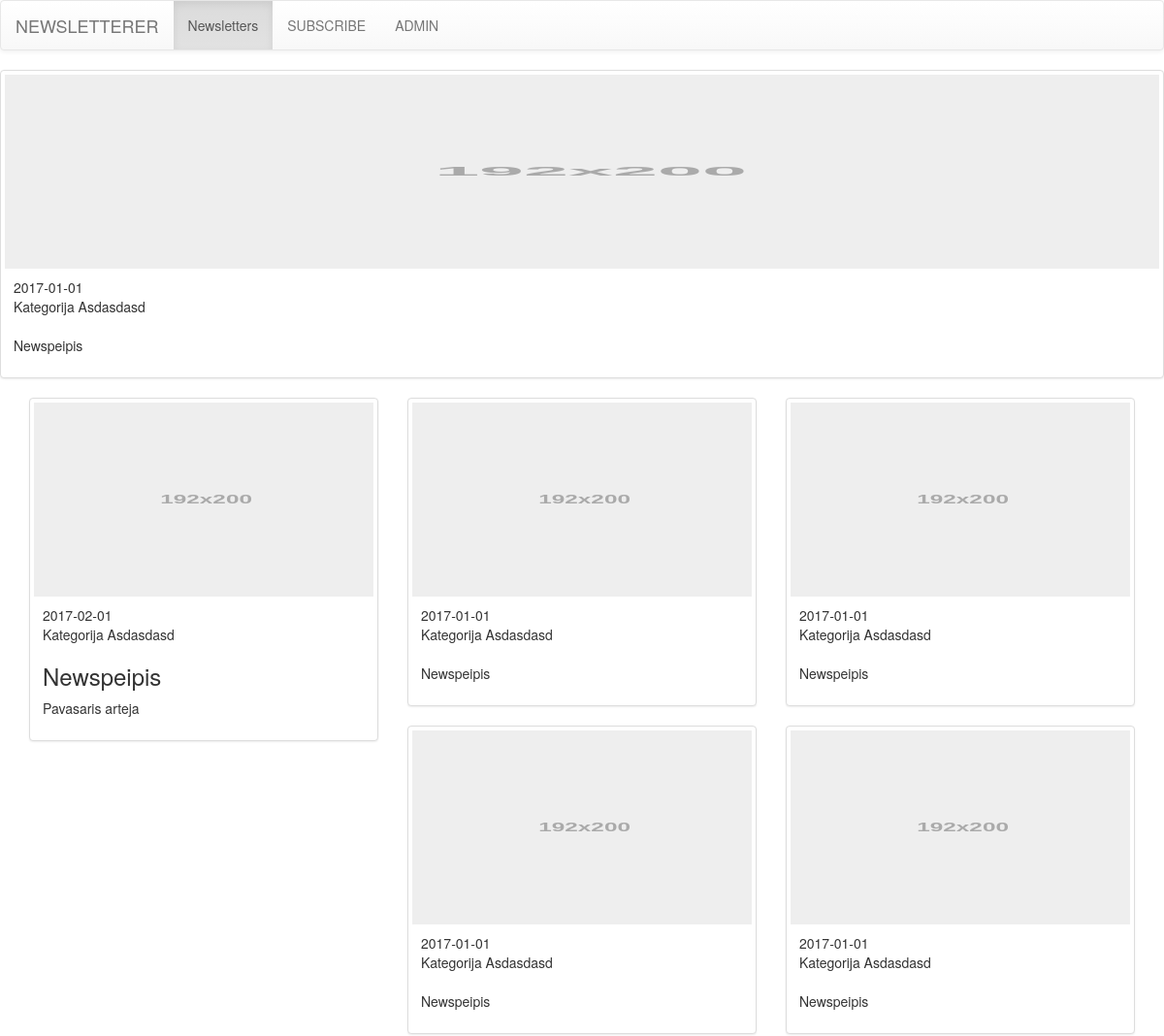
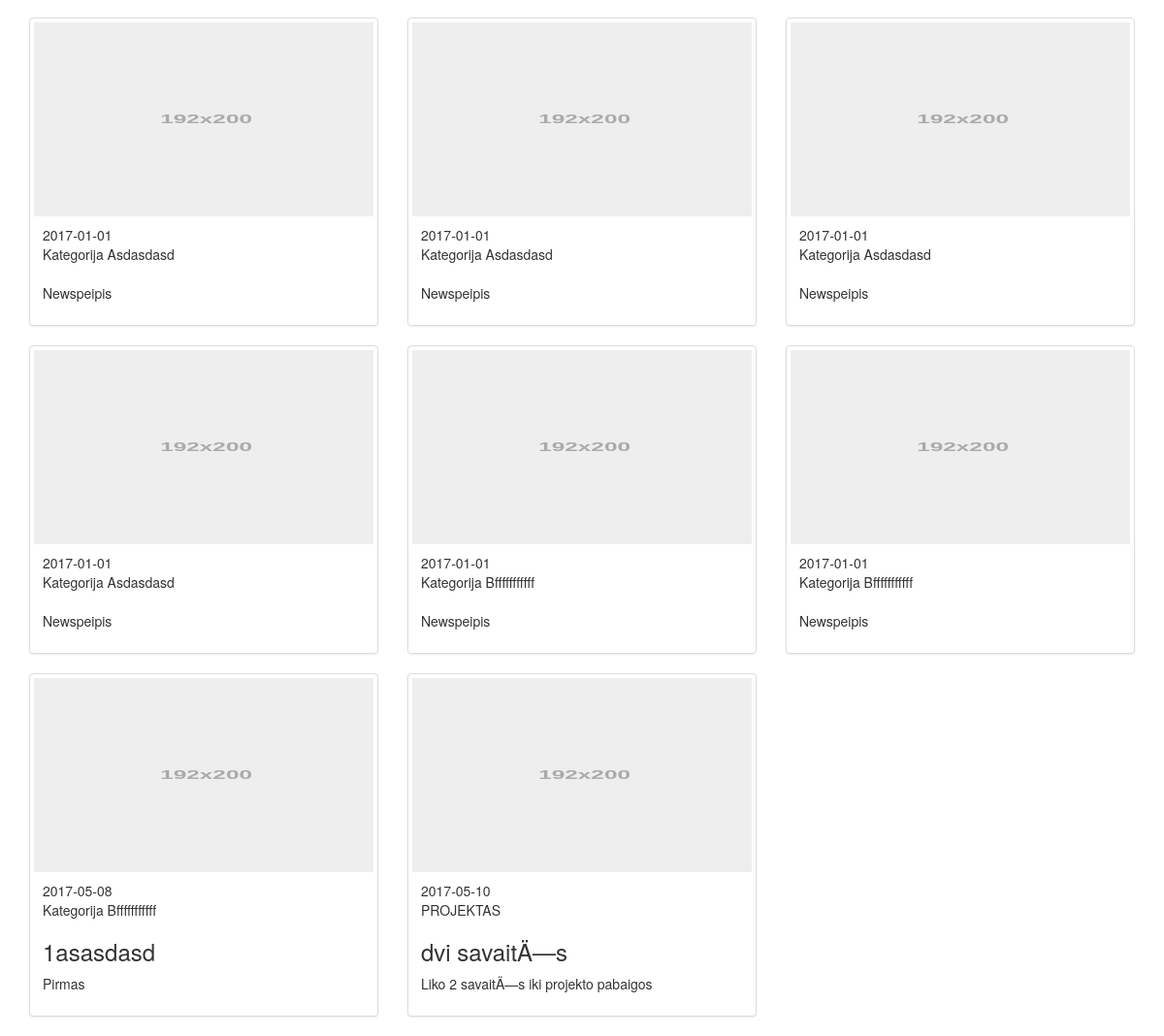
The page / on the database its author committed (2 pictures, top to bottom).
### tables this page shows
CREATE TABLE `newsletter` (
  `id` int(11) NOT NULL,
  `state` int(11) NOT NULL,
  `name` varchar(255) NOT NULL,
  `date` date NOT NULL,
  `category` int(11) NOT NULL,
  `description` varchar(255) NOT NULL,
  `body` varchar(5000) NOT NULL
);

CREATE TABLE `category` (
  `id` int(11) NOT NULL,
  `state` int(11) NOT NULL,
  `name` varchar(255) NOT NULL
);

### lib/functions.php (the view, shortened to what this page needs)
<?php
function printAllNewsletters(){
        $con = Configuration::dbConnect();
        $result = mysqli_query($con, "SELECT "
                                    . " newsletter.id AS id,  "
                                    . " newsletter.date AS date, "
                                    . " newsletter.name AS name, "
                                    . " newsletter.description AS description, "
                                    . " category.name AS category "
                                    . " FROM newsletter "
                                    . " LEFT JOIN category ON category.id=newsletter.category "
                                    . " WHERE newsletter.state = '2' "
                                    . " AND category.state = '1' "
                ) or die(mysqli_error($con));
        while ($newsletter = $result->fetch_object()) {
            echo '<div class="col-sm-6 col-md-4">'
                    . '<div class="thumbnail">'
                        . '<img alt="100%x200" data-src="holder.js/100%x200" data-holder-rendered="true" style="height: 200px; width: 100%; display: block;">'
                        . '<div class="caption">'
                            . '<span>' . $newsletter->date . '<br/>' . $newsletter->category . '</span>'
                            . '<h3>' . $newsletter->name . '</h3>'
                            . '<p>' . $newsletter->description . '</p>'
                        . '</div>'
                    . '</div>'
                . '</div>';
        }
}

### rows shown on the page
newsletter: date "2017-01-01", category.name "Kategorija Asdasdasd", description "Newspeipis"
newsletter: date "2017-02-01", category.name "Kategorija Asdasdasd", name "Newspeipis", description "Pavasaris arteja"
newsletter: date "2017-01-01", category.name "Kategorija Asdasdasd", description "Newspeipis"
newsletter: date "2017-01-01", category.name "Kategorija Asdasdasd", description "Newspeipis"
newsletter: date "2017-01-01", category.name "Kategorija Asdasdasd", description "Newspeipis"
newsletter: date "2017-01-01", category.name "Kategorija Asdasdasd", description "Newspeipis"
newsletter: date "2017-01-01", category.name "Kategorija Asdasdasd", description "Newspeipis"
newsletter: date "2017-01-01", category.name "Kategorija Asdasdasd", description "Newspeipis"
newsletter: date "2017-01-01", category.name "Kategorija Asdasdasd", description "Newspeipis"
newsletter: date "2017-01-01", category.name "Kategorija Asdasdasd", description "Newspeipis"
newsletter: date "2017-01-01", category.name "Kategorija Bfffffffffff", description "Newspeipis"
newsletter: date "2017-01-01", category.name "Kategorija Bfffffffffff", description "Newspeipis"
newsletter: date "2017-05-08", category.name "Kategorija Bfffffffffff", name "1asasdasd", description "Pirmas"
newsletter: date "2017-05-10", category.name "PROJEKTAS", name "dvi savaitÄ—s", description "Liko 2 savaitÄ—s iki projekto pabaigos"
